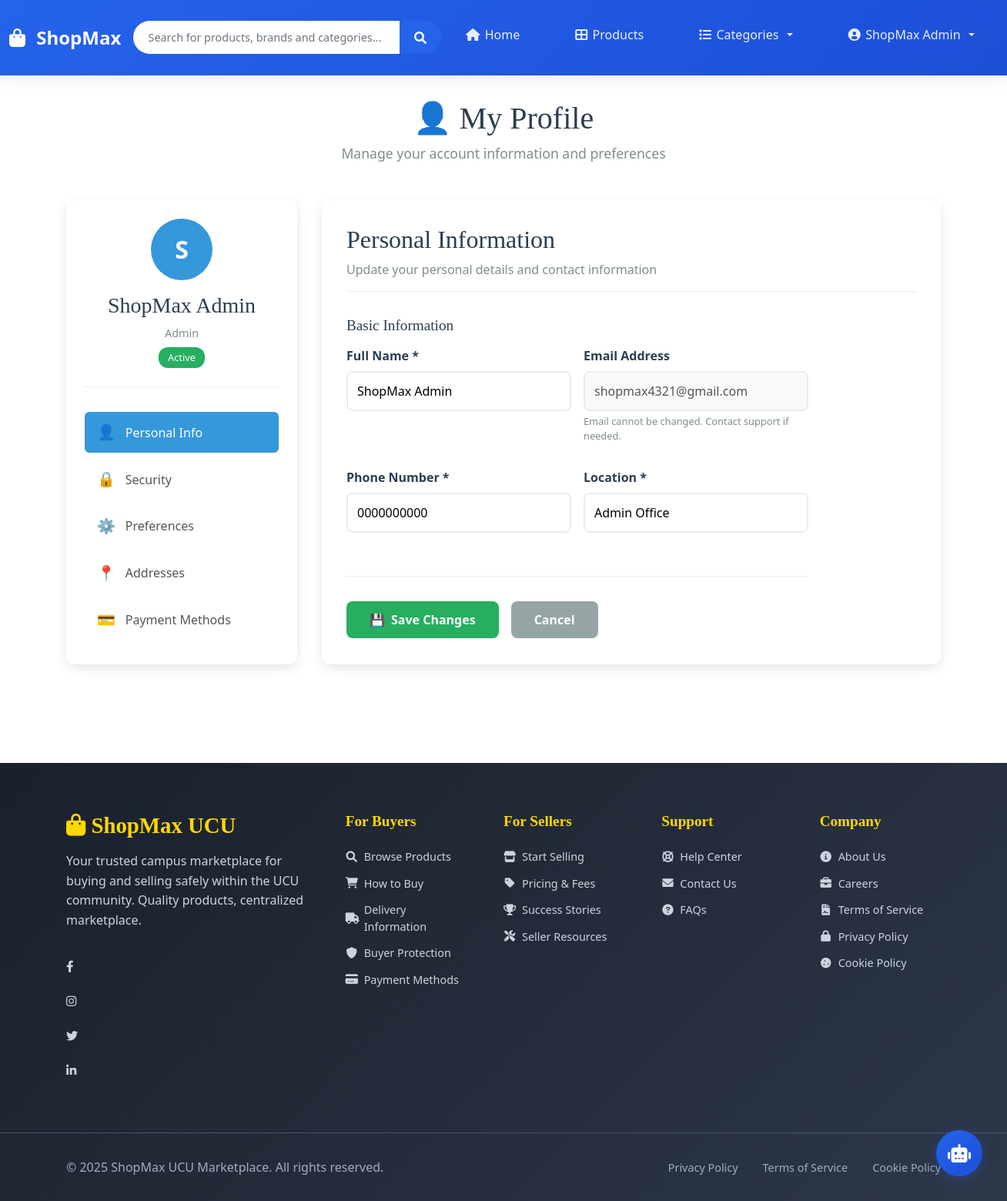
Screenshot of /profile (signed in) with the database file from the repository.
### app.py (models this page shows)
class User(db.Model):
    __tablename__ = 'users'
    id = db.Column(db.Integer, primary_key=True)
    fullname = db.Column(db.String(100), nullable=False)
    email = db.Column(db.String(100), unique=True, nullable=False)
    phone = db.Column(db.String(20), nullable=True)
    location = db.Column(db.String(100), nullable=True)
    password = db.Column(db.String(200), nullable=True)
    user_type = db.Column(db.String(20), nullable=False)  # buyer, seller, admin
    delivery_address = db.Column(db.Text)
    business_name = db.Column(db.String(100))
    business_address = db.Column(db.Text)
    nin = db.Column(db.String(50))
    subscription_tier = db.Column(db.String(20), default='basic')
    subscription_expiry = db.Column(db.DateTime)
    created_at = db.Column(db.DateTime, default=datetime.utcnow)
    updated_at = db.Column(db.DateTime, default=datetime.utcnow, onupdate=datetime.utcnow)
    business_type = db.Column(db.String(50))
    business_description = db.Column(db.Text)
    business_phone = db.Column(db.String(20))
    business_email = db.Column(db.String(100))
    products = db.relationship('Product', backref='seller', lazy=True)
    orders = db.relationship('Order', backref='user', lazy=True)
    order_items = db.relationship('OrderItem', backref='seller', lazy=True)
    wishlists = db.relationship('Wishlist', backref='user', lazy=True)
    carts = db.relationship('Cart', backref='user', lazy=True)
    reviews = db.relationship('Review', backref='user', lazy=True)

### app.py (the view, shortened to what this page needs)
@app.route('/profile')
@login_required
def profile():
    user = get_current_user()
    store_stats = {}
    return render_template('profile.html', user=user, store_stats=store_stats)

### templates/profile.html (shortened to what this page needs)
{% extends "base.html" %}
{% block content %}
<div class="profile-container">
    <div class="profile-header">
        <h1>👤 My Profile</h1>
        <p>Manage your account information and preferences</p>
    </div>
    <div class="profile-content">
        <div class="profile-sidebar">
            <div class="user-avatar">
                <div class="avatar-placeholder">
                    {{ user.fullname[0]|upper }}
                </div>
                <h3>{{ user.fullname }}</h3>
                <p class="user-role">{{ user.user_type|title }}</p>
                <span class="status-badge active">Active</span>
            </div>
            <nav class="profile-nav">
                <a href="#personal" class="nav-item active" data-tab="personal">
                    <span class="nav-icon">👤</span>
                    Personal Info
                </a>
                <a href="#security" class="nav-item" data-tab="security">
                    <span class="nav-icon">🔒</span>
                    Security
                </a>
                <a href="#preferences" class="nav-item" data-tab="preferences">
                    <span class="nav-icon">⚙️</span>
                    Preferences
                </a>
                {% if user.user_type == 'seller' %}
                <a href="#business" class="nav-item" data-tab="business">
                    <span class="nav-icon">🏪</span>
                    Business Info
                </a>
                <a href="#store" class="nav-item" data-tab="store">
                    <span class="nav-icon">📊</span>
                    Store Analytics
                </a>
                {% else %}
                <a href="#addresses" class="nav-item" data-tab="addresses">
                    <span class="nav-icon">📍</span>
                    Addresses
                </a>
                <a href="#payment" class="nav-item" data-tab="payment">
                    <span class="nav-icon">💳</span>
                    Payment Methods
                </a>
                {% endif %}
            </nav>
        </div>
        <div class="profile-main">
            <div id="personal" class="tab-content active">
                <div class="tab-header">
                    <h2>Personal Information</h2>
                    <p>Update your personal details and contact information</p>
                </div>
                <form method="POST" action="{{ url_for('update_profile') }}" class="profile-form">
                    <div class="form-section">
                        <h3>Basic Information</h3>
                        <div class="form-row">
                            <div class="form-group">
                                <label>Full Name *</label>
                                <input type="text" name="fullname" value="{{ user.fullname }}" required>
                            </div>
                            <div class="form-group">
                                <label>Email Address</label>
                                <input type="email" value="{{ user.email }}" disabled>
                                <small>Email cannot be changed. Contact support if needed.</small>
                            </div>
                        </div>
                        <div class="form-row">
                            <div class="form-group">
                                <label>Phone Number *</label>
                                <input type="tel" name="phone" value="{{ user.phone }}" required>
                            </div>
                            <div class="form-group">
                                <label>Location *</label>
                                <input type="text" name="location" value="{{ user.location }}" required>
                            </div>
                        </div>
                    </div>
                    <div class="form-actions">
                        <button type="submit" class="save-btn">
                            <span class="btn-icon">💾</span>
                            Save Changes
                        </button>
                        <button type="button" class="cancel-btn">Cancel</button>
                    </div>
                </form>
            </div>
        </div>
    </div>
</div>
{% endblock %}

### templates/base.html (shortened to what this page needs)
<!DOCTYPE html>
<html lang="en">
<head>
    <link rel="stylesheet" href="{{ url_for('static', filename='css/style.css') }}">
    <link href="https://cdn.jsdelivr.net/npm/bootstrap@5.1.3/dist/css/bootstrap.min.css" rel="stylesheet">
    <link href="https://cdnjs.cloudflare.com/ajax/libs/font-awesome/6.0.0/css/all.min.css" rel="stylesheet">
    <link href="https://cdn.datatables.net/1.11.5/css/dataTables.bootstrap5.min.css" rel="stylesheet">
</head>
<body>
    <nav class="navbar navbar-expand-lg navbar-light modern-nav">
        <div class="container-fluid">
            <a class="navbar-brand" href="{{ url_for('home') }}">
                <i class="fas fa-shopping-bag"></i>
                ShopMax
            </a>
            <div class="collapse navbar-collapse" id="navbarContent">
                <div class="nav-search mx-lg-auto my-2 my-lg-0">
                    <form class="search-form d-flex" action="{{ url_for('products') }}" method="GET">
                        <input type="text" name="q" class="search-input form-control" placeholder="Search for products, brands and categories...">
                        <button type="submit" class="search-btn btn btn-primary">
                            <i class="fas fa-search"></i>
                        </button>
                    </form>
                </div>
                <ul class="navbar-nav ms-auto mb-2 mb-lg-0">
                    <li class="nav-item">
                        <a href="{{ url_for('home') }}" class="nav-link {% if request.endpoint == 'home' %}active{% endif %}">
                            <i class="fas fa-home"></i>
                            Home
                        </a>
                    </li>
                    <li class="nav-item">
                        <a href="{{ url_for('products') }}" class="nav-link {% if request.endpoint == 'products' %}active{% endif %}">
                            <i class="fas fa-th-large"></i>
                            Products
                        </a>
                    </li>
                    <li class="nav-item dropdown">
                        <a class="nav-link dropdown-toggle" href="#" id="categoriesDropdown" role="button" data-bs-toggle="dropdown">
                            <i class="fas fa-list"></i>
                            Categories
                        </a>
                    </li>
                    <li class="nav-item dropdown">
                        {% if session.user_id %}
                            <a class="nav-link dropdown-toggle" href="#" id="userDropdown" role="button" data-bs-toggle="dropdown">
                                <i class="fas fa-user-circle"></i>
                                {{ session.user_name }}
                            </a>
                        {% endif %}
                    </li>
                </ul>
            </div>
        </div>
    </nav>
    <div class="main-content">
        {% block content %}{% endblock %}
    </div>
    <footer class="modern-footer">
        <div class="footer-container">
            <div class="footer-section">
                <div class="footer-logo">
                    <h3><i class="fas fa-shopping-bag"></i> ShopMax UCU</h3>
                    <p>Your trusted campus marketplace for buying and selling safely within the UCU community. Quality products, centralized marketplace.</p>
                </div>
                <div class="social-links">
                    <a href="#" class="social-link" title="Facebook">
                        <i class="fab fa-facebook-f"></i>
                    </a>
                    <a href="#" class="social-link" title="Instagram">
                        <i class="fab fa-instagram"></i>
                    </a>
                    <a href="#" class="social-link" title="Twitter">
                        <i class="fab fa-twitter"></i>
                    </a>
                    <a href="#" class="social-link" title="LinkedIn">
                        <i class="fab fa-linkedin-in"></i>
                    </a>
                </div>
            </div>
            <div class="footer-section">
                <h4>For Buyers</h4>
                <ul>
                    <li><a href="{{ url_for('products') }}"><i class="fas fa-search"></i> Browse Products</a></li>
                    <li><a href="{{ url_for('how_to_buy') }}"><i class="fas fa-shopping-cart"></i> How to Buy</a></li>
                    <li><a href="{{ url_for('delivery_info') }}"><i class="fas fa-truck"></i> Delivery Information</a></li>
                    <li><a href="{{ url_for('under_construction') }}" title="Coming soon"><i class="fas fa-shield-alt"></i> Buyer Protection</a></li>
                    <li><a href="{{ url_for('payment_methods') }}"><i class="fas fa-credit-card"></i> Payment Methods</a></li>
                </ul>
            </div>
            <div class="footer-section">
                <h4>For Sellers</h4>
                <ul>
                    <li><a href="{{ url_for('register_seller') }}"><i class="fas fa-store"></i> Start Selling</a></li>
                    <li><a href="{{ url_for('under_construction') }}" title="Coming soon"><i class="fas fa-tag"></i> Pricing & Fees</a></li>
                    <li><a href="{{ url_for('success_stories') }}"><i class="fas fa-trophy"></i> Success Stories</a></li>
                    <li><a href="{{ url_for('under_construction') }}" title="Coming soon"><i class="fas fa-tools"></i> Seller Resources</a></li>
                </ul>
            </div>
            <div class="footer-section">
                <h4>Support</h4>
                <ul>
                    <li><a href="{{ url_for('help_center') }}"><i class="fas fa-life-ring"></i> Help Center</a></li>
                    <li><a href="{{ url_for('contact_us') }}"><i class="fas fa-envelope"></i> Contact Us</a></li>
                    <li><a href="{{ url_for('faqs') }}"><i class="fas fa-question-circle"></i> FAQs</a></li>
                </ul>
            </div>
            <div class="footer-section">
                <h4>Company</h4>
                <ul>
                    <li><a href="{{ url_for('about_us') }}"><i class="fas fa-info-circle"></i> About Us</a></li>
                    <li><a href="{{ url_for('careers') }}"><i class="fas fa-briefcase"></i> Careers</a></li>
                    <li><a href="{{ url_for('terms_of_service') }}"><i class="fas fa-file-contract"></i> Terms of Service</a></li>
                    <li><a href="{{ url_for('privacy_policy') }}"><i class="fas fa-lock"></i> Privacy Policy</a></li>
                    <li><a href="{{ url_for('cookie_policy') }}"><i class="fas fa-cookie"></i> Cookie Policy</a></li>
                </ul>
            </div>
        </div>
        <div class="footer-bottom">
            <div class="footer-bottom-content">
                <p>&copy; 2025 ShopMax UCU Marketplace. All rights reserved.</p>
                <div class="footer-legal">
                    <a href="{{ url_for('privacy_policy') }}">Privacy Policy</a>
                    <a href="{{ url_for('terms_of_service') }}">Terms of Service</a>
                    <a href="{{ url_for('cookie_policy') }}">Cookie Policy</a>
                </div>
            </div>
        </div>
    </footer>
    <div class="chatbot-container">
        <button class="chatbot-toggle" id="chatbotToggle">
            <i class="fas fa-robot"></i>
        </button>
    </div>
</body>
</html>

### rows the page displays
User: user_name "ShopMax Admin", fullname "S", fullname "ShopMax Admin", user_type "Admin", email "shopmax4321@gmail.com", phone "0000000000", location "Admin Office"
